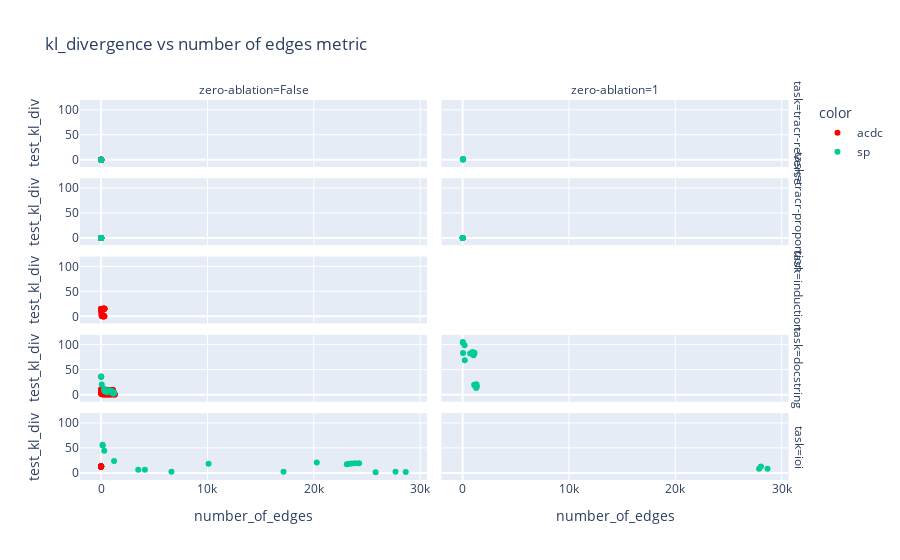

Source (notebook cell):
### Code cell
# Scatter plot of num_edges vs cur_metric grouped by reset_network

fig = px.scatter(
    all_runs_merged,
    x="number_of_edges",
    y="test_kl_div",
    color="color",
    color_discrete_map={
        "acdc": "red",
        # "acdc-reset=1": "blue",
        # "subnetwork-probing-reset=0": "orange",
        "subnetwork-probing": "green",
    },
    facet_col="zero-ablation",
    facet_row="task",
    facet_col_wrap=2,
    hover_data=["threshold", "lambda-reg"],
    title="kl_divergence vs number of edges metric",
)
fig.show()

### Figure 1 — Plotly figure (JSON) as saved in the notebook; plotly's stock layout.template omitted (floating-point values rounded to 4 significant figures)
{"data": [{"customdata": [[1e-05, null], [2.512e-05, null], [6.31e-05, null], [0.0001585, null], [0.0003981, null], [0.001, null], [0.002512, null], [0.00631, null], [0.01585, null], [0.03981, null], [0.1, null], [1e-05, null], [2.512e-05, null], [6.31e-05, null], [0.0001585, null], [0.0003981, null], [0.001, null], [0.002512, null], [0.00631, null], [0.01585, null], [0.03981, null], [0.1, null]], "hovertemplate": "color=acdc<br>task=tracr-reverse<br>zero-ablation=False<br>number_of_edges=%{x}<br>test_kl_div=%{y}<br>threshold=%{customdata[0]}<br>lambda-reg=%{customdata[1]}<extra></extra>", "legendgroup": "acdc", "marker": {"color": "red", "symbol": "circle"}, "mode": "markers", "name": "acdc", "orientation": "v", "showlegend": true, "type": "scatter", "x": [9, 9, 9, 9, 9, 9, 9, 9, 9, 9, 9, 0, 0, 0, 0, 0, 0, 0, 0, 0, 0, 0], "xaxis": "x9", "y": [0, 0, 0, 0, 0, 0, 0, 0, 0, 0, 0, 0.09246, 0.09246, 0.09246, 0.09246, 0.09246, 0.09246, 0.09246, 0.09246, 0.09246, 0.09246, 0.09246], "yaxis": "y9"}, {"customdata": [[1e-05, null], [2.512e-05, null], [6.31e-05, null], [0.0001585, null], [0.0003981, null], [0.001, null], [0.002512, null], [0.00631, null], [0.01585, null], [0.03981, null], [0.1, null], [1e-05, null], [2.512e-05, null], [6.31e-05, null], [0.0001585, null], [0.0003981, null], [0.001, null], [0.002512, null], [0.00631, null], [0.01585, null], [0.03981, null], [0.1, null]], "hovertemplate": "color=acdc<br>task=tracr-proportion<br>zero-ablation=False<br>number_of_edges=%{x}<br>test_kl_div=%{y}<br>threshold=%{customdata[0]}<br>lambda-reg=%{customdata[1]}<extra></extra>", "legendgroup": "acdc", "marker": {"color": "red", "symbol": "circle"}, "mode": "markers", "name": "acdc", "orientation": "v", "showlegend": false, "type": "scatter", "x": [9, 9, 9, 9, 9, 9, 9, 9, 9, 9, 8, 0, 0, 0, 0, 0, 0, 0, 0, 0, 0, 0], "xaxis": "x7", "y": [0.2003, 0.1981, 0.1991, 0.1993, 0.2004, 0.1985, 0.2006, 0.1982, 0.1995, 0.1972, 0.2066, 0.2086, 0.2103, 0.2092, 0.2092, 0.2105, 0.2122, 0.2091, 0.2113, 0.2107, 0.2108, 0.2087], "yaxis": "y7"}, {"customdata": [[0.0001, null], [0.0002512, null], [0.000631, null], [0.001585, null], [0.003981, null], [0.01, null], [0.02512, null], [0.0631, null], [0.1585, null], [0.3981, null], [1, null], [0.0001, null], [0.0002512, null], [0.000631, null], [0.001585, null], [0.003981, null], [0.01, null], [0.02512, null], [0.0631, null], [0.1585, null], [0.3981, null], [1, null], [0.0001, null], [0.0002512, null], [0.000631, null], [0.001585, null], [0.003981, null], [0.01, null], [0.02512, null], [0.0631, null], [0.1585, null], [0.3981, null], [1, null], [0.0001, null], [0.0002512, null], [0.000631, null], [0.001585, null], [0.003981, null], [0.01, null], [0.02512, null], [0.0631, null], [0.1585, null], [0.3981, null], [1, null]], "hovertemplate": "color=acdc<br>task=induction<br>zero-ablation=False<br>number_of_edges=%{x}<br>test_kl_div=%{y}<br>threshold=%{customdata[0]}<br>lambda-reg=%{customdata[1]}<extra></extra>", "legendgroup": "acdc", "marker": {"color": "red", "symbol": "circle"}, "mode": "markers", "name": "acdc", "orientation": "v", "showlegend": false, "type": "scatter", "x": [298, 270, 225, 179, 140, 108, 92, 73, 57, 47, 8, 293, 293, 261, 226, 153, 117, 85, 73, 55, 47, 8, 304, 302, 298, 287, 229, 158, 78, 34, 2, 1, 1, 305, 303, 298, 291, 252, 189, 99, 34, 2, 1, 1], "xaxis": "x5", "y": [0.001455, 0.01279, 0.03117, 0.07697, 0.2163, 0.2759, 0.5586, 0.979, 2.404, 6.207, 11.24, 0.007378, 0.007378, 0.06842, 0.09833, 0.2036, 0.449, 0.6709, 1.055, 2.42, 6.055, 11.24, 15.23, 15.22, 15.2, 15.17, 14.96, 14.84, 14.73, 14.9, 14.93, 14.93, 14.93, 15.23, 15.25, 15.2, 15.19, 15.13, 15.11, 15.08, 14.9, 14.93, 14.93, 14.93], "yaxis": "y5"}, {"customdata": [[0.0001, null], [0.0002512, null], [0.000631, null], [0.001585, null], [0.003981, null], [0.01, null], [0.02512, null], [0.0631, null], [0.1585, null], [0.3981, null], [1, null], [0.0001, null], [0.0002512, null], [0.000631, null], [0.001585, null], [0.003981, null], [0.01, null], [0.02512, null], [0.0631, null], [0.1585, null], [0.3981, null], [1, null], [0.0001, null], [0.0002512, null], [0.000631, null], [0.001585, null], [0.003981, null], [0.01, null], [0.02512, null], [0.0631, null], [0.1585, null], [0.3981, null], [1, null], [0.0001, null], [0.0002512, null], [0.000631, null], [0.001585, null], [0.003981, null], [0.01, null], [0.02512, null], [0.0631, null], [0.1585, null], [0.3981, null], [1, null]], "hovertemplate": "color=acdc<br>task=docstring<br>zero-ablation=False<br>number_of_edges=%{x}<br>test_kl_div=%{y}<br>threshold=%{customdata[0]}<br>lambda-reg=%{customdata[1]}<extra></extra>", "legendgroup": "acdc", "marker": {"color": "red", "symbol": "circle"}, "mode": "markers", "name": "acdc", "orientation": "v", "showlegend": false, "type": "scatter", "x": [867, 683, 518, 362, 217, 123, 81, 44, 21, 8, 2, 1304, 1244, 1139, 961, 681, 404, 187, 110, 58, 34, 7, 1091, 778, 424, 124, 27, 3, 0, 0, 0, 0, 0, 1117, 843, 502, 160, 45, 2, 0, 0, 0, 0, 0], "xaxis": "x3", "y": [0.04113, 0.0967, 0.1503, 0.2738, 0.3249, 0.5486, 0.83, 1.38, 2.068, 2.12, 3.99, 0.005355, 0.02332, 0.03515, 0.08312, 0.1971, 0.3341, 0.594, 1.013, 1.415, 1.694, 2.961, 9.258, 9.26, 9.271, 9.364, 9.32, 9.337, 9.337, 9.337, 9.337, 9.337, 9.337, 9.225, 9.224, 9.288, 9.294, 9.35, 9.337, 9.337, 9.337, 9.337, 9.337, 9.337], "yaxis": "y3"}, {"customdata": [[1e-06, null], [2.512e-06, null], [6.31e-06, null], [1.585e-05, null], [3.981e-05, null], [0.0001, null], [0.0002512, null], [0.000631, null], [0.001585, null], [0.003981, null], [0.01, null], [0.02512, null], [0.0631, null], [0.1585, null], [0.3981, null], [1, null]], "hovertemplate": "color=acdc<br>task=ioi<br>zero-ablation=False<br>number_of_edges=%{x}<br>test_kl_div=%{y}<br>threshold=%{customdata[0]}<br>lambda-reg=%{customdata[1]}<extra></extra>", "legendgroup": "acdc", "marker": {"color": "red", "symbol": "circle"}, "mode": "markers", "name": "acdc", "orientation": "v", "showlegend": false, "type": "scatter", "x": [3, 3, 3, 3, 3, 3, 3, 3, 3, 3, 3, 3, 0, 0, 0, 0], "xaxis": "x", "y": [12.75, 12.75, 12.75, 12.75, 12.75, 12.75, 12.75, 12.75, 12.75, 12.75, 12.75, 12.75, 12.75, 12.75, 12.75, 12.75], "yaxis": "y"}, {"customdata": [[null, 0.001], [null, 0.004], [null, 0.016], [null, 0.063], [null, 0.251], [null, 1]], "hovertemplate": "color=sp<br>task=tracr-reverse<br>zero-ablation=False<br>number_of_edges=%{x}<br>test_kl_div=%{y}<br>threshold=%{customdata[0]}<br>lambda-reg=%{customdata[1]}<extra></extra>", "legendgroup": "sp", "marker": {"color": "#00cc96", "symbol": "circle"}, "mode": "markers", "name": "sp", "orientation": "v", "showlegend": true, "type": "scatter", "x": [9, 9, 9, 9, 9, 9], "xaxis": "x9", "y": [0.007806, 0.1133, 0.07441, 0.0009476, 0.02092, 0.1309], "yaxis": "y9"}, {"customdata": [[null, 0.001], [null, 0.004], [null, 0.016], [null, 0.063], [null, 0.251], [null, 1]], "hovertemplate": "color=sp<br>task=tracr-reverse<br>zero-ablation=1<br>number_of_edges=%{x}<br>test_kl_div=%{y}<br>threshold=%{customdata[0]}<br>lambda-reg=%{customdata[1]}<extra></extra>", "legendgroup": "sp", "marker": {"color": "#00cc96", "symbol": "circle"}, "mode": "markers", "name": "sp", "orientation": "v", "showlegend": false, "type": "scatter", "x": [35, 41, 41, 35, 36, 41], "xaxis": "x10", "y": [0.7723, 1.267, 1.317, 0.7186, 0.9317, 1.713], "yaxis": "y10"}, {"customdata": [[null, 0.001], [null, 0.004], [null, 0.016], [null, 0.063], [null, 0.251], [null, 1], [null, 0.001], [null, 0.004], [null, 0.016], [null, 0.063], [null, 0.251], [null, 1]], "hovertemplate": "color=sp<br>task=tracr-proportion<br>zero-ablation=False<br>number_of_edges=%{x}<br>test_kl_div=%{y}<br>threshold=%{customdata[0]}<br>lambda-reg=%{customdata[1]}<extra></extra>", "legendgroup": "sp", "marker": {"color": "#00cc96", "symbol": "circle"}, "mode": "markers", "name": "sp", "orientation": "v", "showlegend": false, "type": "scatter", "x": [13, 13, 13, 13, 3, 3, 13, 13, 13, 13, 13, 13], "xaxis": "x7", "y": [0.02797, 0.03724, 0.004778, 0.03598, 0.5892, 0.2864, 0.003312, 0.0345, 0.008039, 0.01653, 0.03091, 0.001494], "yaxis": "y7"}, {"customdata": [[null, 0.001], [null, 0.004], [null, 0.016], [null, 0.063], [null, 0.251], [null, 1], [null, 0.001], [null, 0.004], [null, 0.016], [null, 0.063], [null, 0.251], [null, 1]], "hovertemplate": "color=sp<br>task=tracr-proportion<br>zero-ablation=1<br>number_of_edges=%{x}<br>test_kl_div=%{y}<br>threshold=%{customdata[0]}<br>lambda-reg=%{customdata[1]}<extra></extra>", "legendgroup": "sp", "marker": {"color": "#00cc96", "symbol": "circle"}, "mode": "markers", "name": "sp", "orientation": "v", "showlegend": false, "type": "scatter", "x": [16, 16, 9, 16, 3, 3, 13, 16, 13, 16, 16, 13], "xaxis": "x8", "y": [0.0009788, 0.01878, 0.01823, 0.03293, 0.2396, 0.3311, 0.0006009, 0.01059, 0.002927, 6.397e-07, 0.008693, 0.03632], "yaxis": "y8"}, {"customdata": [[null, 0.01], [null, 0.025], [null, 0.063], [null, 0.01], [null, 0.04], [null, 0.158], [null, 0.631], [null, 3], [null, 6], [null, 9], [null, 50], [null, 110], [null, 170], [null, 230], [null, 0], [null, 0.001], [null, 0.006], [null, 0.05], [null, 0.398], [null, 3.162], [null, 25.12]], "hovertemplate": "color=sp<br>task=docstring<br>zero-ablation=False<br>number_of_edges=%{x}<br>test_kl_div=%{y}<br>threshold=%{customdata[0]}<br>lambda-reg=%{customdata[1]}<extra></extra>", "legendgroup": "sp", "marker": {"color": "#00cc96", "symbol": "circle"}, "mode": "markers", "name": "sp", "orientation": "v", "showlegend": false, "type": "scatter", "x": [1203, 1223, 1169, 1203, 1223, 1133, 1013, 537, 333, 296, 60, 7, 7, 7, 941, 958, 1023, 957, 1047, 747, 291], "xaxis": "x3", "y": [3.557, 3.134, 2.07, 3.557, 3.149, 2.165, 4.406, 4.562, 6.936, 8.868, 20.06, 35.57, 35.79, 36.36, 7.278, 5.839, 5.818, 6.629, 6.887, 8.676, 11.59], "yaxis": "y3"}, {"customdata": [[null, 0.01], [null, 0.04], [null, 0.158], [null, 0.631], [null, 3], [null, 6], [null, 9], [null, 50], [null, 110], [null, 170], [null, 230], [null, 0], [null, 0.001], [null, 0.006], [null, 0.05], [null, 0.398], [null, 3.162], [null, 25.12]], "hovertemplate": "color=sp<br>task=docstring<br>zero-ablation=1<br>number_of_edges=%{x}<br>test_kl_div=%{y}<br>threshold=%{customdata[0]}<br>lambda-reg=%{customdata[1]}<extra></extra>", "legendgroup": "sp", "marker": {"color": "#00cc96", "symbol": "circle"}, "mode": "markers", "name": "sp", "orientation": "v", "showlegend": false, "type": "scatter", "x": [1313, 1279, 1303, 1331, 1251, 1179, 1087, 205, 38, 23, 18, 1037, 935, 1117, 1023, 1097, 713, 184], "xaxis": "x4", "y": [16.1, 13.47, 20.87, 16.16, 17.39, 17.12, 19.62, 68.8, 83.04, 103.6, 105.4, 82.05, 85.26, 83.73, 78.75, 81.62, 82.21, 98.69], "yaxis": "y4"}, {"customdata": [[null, 0.01], [null, 0.04], [null, 0.158], [null, 0.631], [null, 3], [null, 6], [null, 9], [null, 50], [null, 110], [null, 170], [null, 230], [null, 0], [null, 0.001], [null, 0.006], [null, 0.05], [null, 0.398], [null, 3.162], [null, 25.12]], "hovertemplate": "color=sp<br>task=ioi<br>zero-ablation=False<br>number_of_edges=%{x}<br>test_kl_div=%{y}<br>threshold=%{customdata[0]}<br>lambda-reg=%{customdata[1]}<extra></extra>", "legendgroup": "sp", "marker": {"color": "#00cc96", "symbol": "circle"}, "mode": "markers", "name": "sp", "orientation": "v", "showlegend": false, "type": "scatter", "x": [27680, 28641, 25810, 17152, 6613, 4117, 3491, 1218, 294, 151, 139, 23099, 24257, 23569, 23312, 23903, 20274, 10104], "xaxis": "x", "y": [2.124, 1.618, 1.509, 2.316, 2.269, 6.388, 6.536, 23.96, 44.34, 54.66, 56.49, 17.42, 19.13, 18.75, 18.16, 19.11, 20.57, 18.37], "yaxis": "y"}, {"customdata": [[null, 0.01], [null, 0.04], [null, 0.158]], "hovertemplate": "color=sp<br>task=ioi<br>zero-ablation=1<br>number_of_edges=%{x}<br>test_kl_div=%{y}<br>threshold=%{customdata[0]}<br>lambda-reg=%{customdata[1]}<extra></extra>", "legendgroup": "sp", "marker": {"color": "#00cc96", "symbol": "circle"}, "mode": "markers", "name": "sp", "orientation": "v", "showlegend": false, "type": "scatter", "x": [27877, 28669, 28050], "xaxis": "x2", "y": [8.202, 8.482, 13.04], "yaxis": "y2"}], "layout": {"annotations": [{"font": {}, "showarrow": false, "text": "zero-ablation=False", "x": 0.24, "xanchor": "center", "xref": "paper", "y": 1, "yanchor": "bottom", "yref": "paper"}, {"font": {}, "showarrow": false, "text": "zero-ablation=1", "x": 0.74, "xanchor": "center", "xref": "paper", "y": 1, "yanchor": "bottom", "yref": "paper"}, {"font": {}, "showarrow": false, "text": "task=ioi", "textangle": 90, "x": 0.98, "xanchor": "left", "xref": "paper", "y": 0.088, "yanchor": "middle", "yref": "paper"}, {"font": {}, "showarrow": false, "text": "task=docstring", "textangle": 90, "x": 0.98, "xanchor": "left", "xref": "paper", "y": 0.294, "yanchor": "middle", "yref": "paper"}, {"font": {}, "showarrow": false, "text": "task=induction", "textangle": 90, "x": 0.98, "xanchor": "left", "xref": "paper", "y": 0.5, "yanchor": "middle", "yref": "paper"}, {"font": {}, "showarrow": false, "text": "task=tracr-proportion", "textangle": 90, "x": 0.98, "xanchor": "left", "xref": "paper", "y": 0.706, "yanchor": "middle", "yref": "paper"}, {"font": {}, "showarrow": false, "text": "task=tracr-reverse", "textangle": 90, "x": 0.98, "xanchor": "left", "xref": "paper", "y": 0.912, "yanchor": "middle", "yref": "paper"}], "legend": {"title": {"text": "color"}, "tracegroupgap": 0}, "title": {"text": "kl_divergence vs number of edges metric"}, "xaxis": {"anchor": "y", "domain": [0, 0.48], "title": {"text": "number_of_edges"}}, "xaxis10": {"anchor": "y10", "domain": [0.5, 0.98], "matches": "x", "showticklabels": false}, "xaxis2": {"anchor": "y2", "domain": [0.5, 0.98], "matches": "x", "title": {"text": "number_of_edges"}}, "xaxis3": {"anchor": "y3", "domain": [0, 0.48], "matches": "x", "showticklabels": false}, "xaxis4": {"anchor": "y4", "domain": [0.5, 0.98], "matches": "x", "showticklabels": false}, "xaxis5": {"anchor": "y5", "domain": [0, 0.48], "matches": "x", "showticklabels": false}, "xaxis6": {"anchor": "y6", "domain": [0.5, 0.98], "matches": "x", "showticklabels": false}, "xaxis7": {"anchor": "y7", "domain": [0, 0.48], "matches": "x", "showticklabels": false}, "xaxis8": {"anchor": "y8", "domain": [0.5, 0.98], "matches": "x", "showticklabels": false}, "xaxis9": {"anchor": "y9", "domain": [0, 0.48], "matches": "x", "showticklabels": false}, "yaxis": {"anchor": "x", "domain": [0, 0.176], "title": {"text": "test_kl_div"}}, "yaxis10": {"anchor": "x10", "domain": [0.824, 1], "matches": "y", "showticklabels": false}, "yaxis2": {"anchor": "x2", "domain": [0, 0.176], "matches": "y", "showticklabels": false}, "yaxis3": {"anchor": "x3", "domain": [0.206, 0.382], "matches": "y", "title": {"text": "test_kl_div"}}, "yaxis4": {"anchor": "x4", "domain": [0.206, 0.382], "matches": "y", "showticklabels": false}, "yaxis5": {"anchor": "x5", "domain": [0.412, 0.588], "matches": "y", "title": {"text": "test_kl_div"}}, "yaxis6": {"anchor": "x6", "domain": [0.412, 0.588], "matches": "y", "showticklabels": false}, "yaxis7": {"anchor": "x7", "domain": [0.618, 0.794], "matches": "y", "title": {"text": "test_kl_div"}}, "yaxis8": {"anchor": "x8", "domain": [0.618, 0.794], "matches": "y", "showticklabels": false}, "yaxis9": {"anchor": "x9", "domain": [0.824, 1], "matches": "y", "title": {"text": "test_kl_div"}}}}
